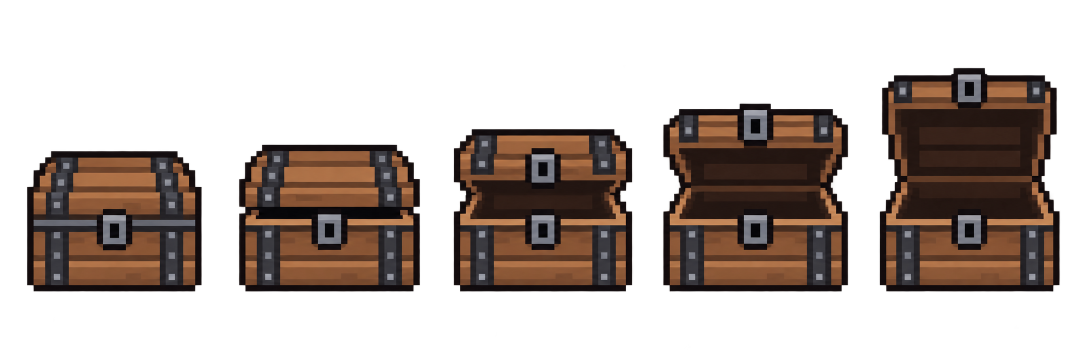
#> input picture ArtDirection/UserProvided/Chest-20260910/original.png, 2172 x 724 px (shown at 1/2 size)
$ python verify-user-chest.py
#> lines starting #> are read from the running program, lines starting #| are printed output that depends on the picture
"""Read-only verification: original RGBA content, common base and individual import settings."""
import csv
from pathlib import Path
import numpy as np
from PIL import Image

root = Path(__file__).resolve().parents[1]
source = np.array(Image.open(root / 'ArtDirection/UserProvided/Chest-20260910/original.png').convert('RGBA'))[::-1]
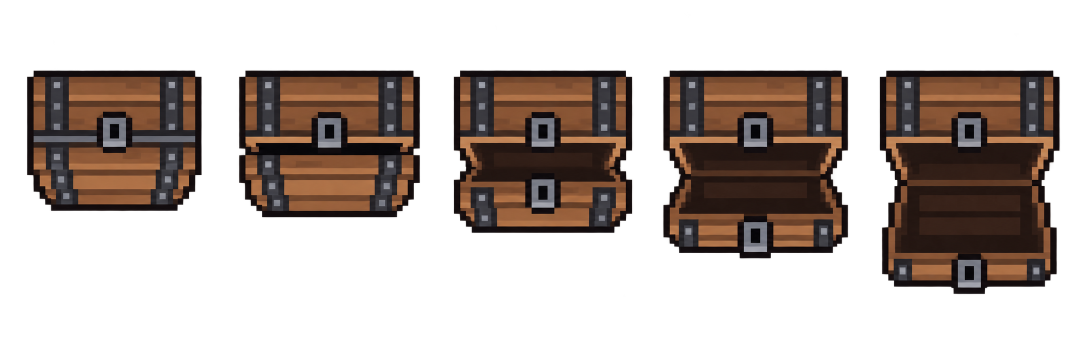
#> source: shape (724, 2172, 4) (shown at 1/2 size); mean R, G, B, A 30.9, 21.2, 16.2, 93.9; transparent parts drawn white
manifest = root / 'ArtDirection/UserProvided/Chest-20260910/extraction.csv'
#> (the run stopped early here; a loop or call above may not have finished)
